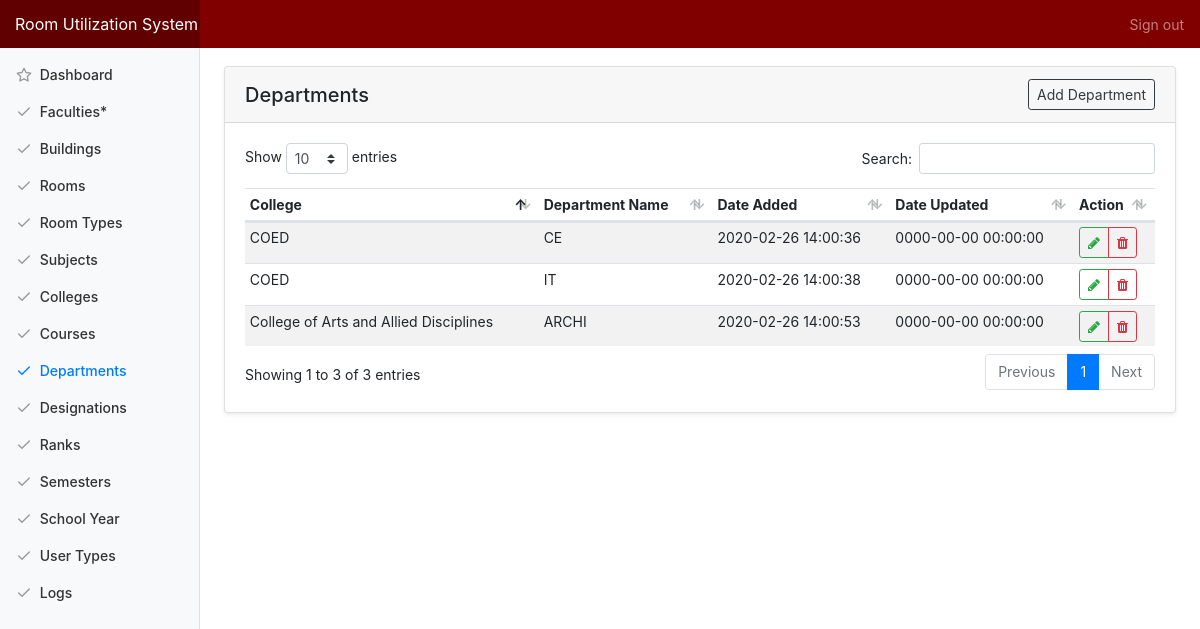
The app's page /index.php/admin/department, older data.
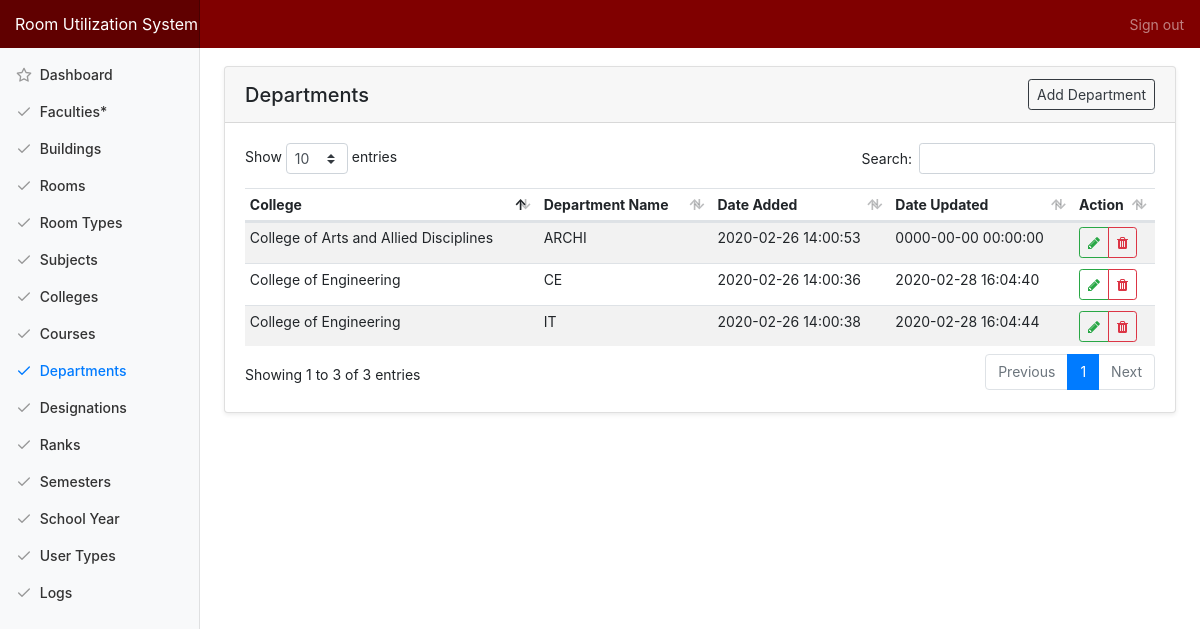
The same page, newer data.
### tables this page shows
CREATE TABLE `tbl_department` (
  `department_id` int(10) NOT NULL,
  `college_id` int(11) NOT NULL,
  `department_name` varchar(255) NOT NULL,
  `department_added` datetime NOT NULL DEFAULT CURRENT_TIMESTAMP,
  `department_modified` datetime NOT NULL DEFAULT '0000-00-00 00:00:00' ON UPDATE CURRENT_TIMESTAMP
);

CREATE TABLE `tbl_college` (
  `college_id` int(11) NOT NULL,
  `college_name` varchar(250) NOT NULL,
  `college_abbr` varchar(20) NOT NULL,
  `college_added` datetime NOT NULL DEFAULT CURRENT_TIMESTAMP,
  `college_modified` datetime NOT NULL DEFAULT '0000-00-00 00:00:00' ON UPDATE CURRENT_TIMESTAMP
);

### application/controllers/Admin.php (called while the page is built, shortened)
<?php
class Admin extends CI_Controller {
	public function department(){
		$data['title'] = "Departments";
		$data['departments'] = $this->main_model->getDepartments();
		$data['colleges'] = $this->main_model->getColleges();
		$this->load->view('templates/header', $data);
		$this->load->view('admin/department');
		$this->load->view('templates/footer');
	}
}

### index.php (called while the page is built, shortened)
<?php
require_once BASEPATH.'core/CodeIgniter.php';

### application/models/Main_model.php (called while the page is built, shortened)
<?php defined('BASEPATH') OR exit('No direct script access allowed');
Class Main_model extends CI_Model{
	public function getDepartments(){
		return $this->db->join('tbl_college', 'tbl_college.college_id = tbl_department.college_id')->get('tbl_department')->result_array();
	}
}

### application/views/admin/department.php (the view, shortened to what this page needs)
<div class="container-fluid">
  <div class="row">
    <main role="main" class="col-md-9 ml-sm-auto col-lg-10 pt-4 px-4 mb-3">
      <div class="card shadow-sm">
			  <h5 class="card-header d-flex justify-content-between align-items-center">
          <?=$title?>
          <a href="#" class="btn btn-outline-dark btn-sm" data-toggle="modal" data-target="#modal_department_add">Add Department</a>
        </h5>
			  <div class="card-body">
          <table class="table table-striped table-hover table-sm">
            <thead>
              <tr>
                <th>College</th>
                <th>Department Name</th>
                <th>Date Added</th>
                <th>Date Updated</th>
                <th>Action</th>
              </tr>
            </thead>
            <tbody>
              <?php foreach ($departments as $row) {?>
              <tr>
                <td><?=$row['college_name']?></td>
                <td><?=$row['department_name']?></td>
                <td><?=$row['department_added']?></td>
                <td><?=$row['department_modified']?></td>
                <td>
                  <div class="btn-group" role="group">
                    <a href="#" class="btn btn-sm btn-outline-success action-btn updateDepartment" id="<?=$row['department_id']?>//<?=$row['department_name']?>//<?=$row['college_id']?>" data-toggle="modal" data-target="#modal_department_update" data-toggle="tooltip" data-placement="top" title="Update Department">
                      <span class="fa fa-pencil"></span>
                    </a>
                    <a href="#" id="<?=base_url('admin/delete/department/'.$row['department_id'])?>" class="btn btn-sm btn-outline-danger action-btn delete" data-toggle="tooltip" data-placement="top" title="Delete Department">
                      <span class="fa fa-trash"></span>
                    </a>
                  </div>
                </td>
              </tr>
              <?php } ?>
            </tbody>
          </table>
			  </div>
			</div>
   </main>
  </div>
</div>

Row changes from the older to the newer data that the page shows:
changed tbl_department "CE": college.college_name "COED" → "College of Engineering"; department_modified "0000-00-00 00:00:00" → "2020-02-28 16:04:40"
changed tbl_department "IT": college.college_name "COED" → "College of Engineering"; department_modified "0000-00-00 00:00:00" → "2020-02-28 16:04:44"
